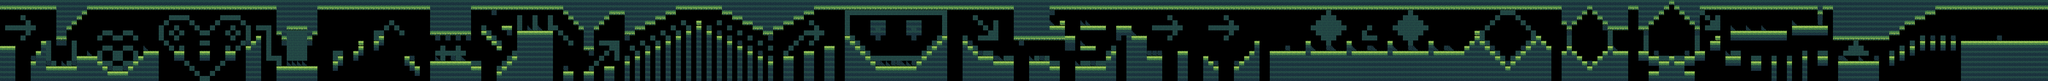

This is a level from a 2D game, rendered from its Tiled map with the project's own tilesets. A one-line summary and the map file follow, with tile-layer data summarised:
An orthogonal 400x16 tile map with 16x16 px tiles, 8 tile layers (goal, save, traps ceiling, traps floor, ...).

<map version="1.4" tiledversion="1.4.3" orientation="orthogonal" renderorder="right-down" width="400" height="16" tilewidth="16" tileheight="16" infinite="0" nextlayerid="12" nextobjectid="1">
 <editorsettings>
  <export target="test.csv" format="csv" />
 </editorsettings>
 <tileset firstgid="1" source="jungle tileset.tsx" />
 <layer id="8" name="goal" width="400" height="16">
  <data>[6400 cells, 1 non-empty, 1 distinct tile ids]</data>
 </layer>
 <layer id="9" name="save" width="400" height="16">
  <data>[6400 cells, 5 non-empty, 1 distinct tile ids]</data>
 </layer>
 <layer id="10" name="traps ceiling" width="400" height="16">
  <data>[6400 cells, 25 non-empty, 1 distinct tile ids]</data>
 </layer>
 <layer id="11" name="traps floor" width="400" height="16">
  <data>[6400 cells, 42 non-empty, 1 distinct tile ids]</data>
 </layer>
 <layer id="6" name="coins" width="400" height="16">
  <data>[6400 cells, 433 non-empty, 1 distinct tile ids]</data>
 </layer>
 <layer id="7" name="skeleton" width="400" height="16">
  <data>[6400 cells, 39 non-empty, 1 distinct tile ids]</data>
 </layer>
 <layer id="3" name="floor" width="400" height="16">
  <data>[6400 cells, 1548 non-empty, 2 distinct tile ids]</data>
 </layer>
 <layer id="5" name="ceiling" width="400" height="16">
  <data>[6400 cells, 1214 non-empty, 2 distinct tile ids]</data>
 </layer>
</map>